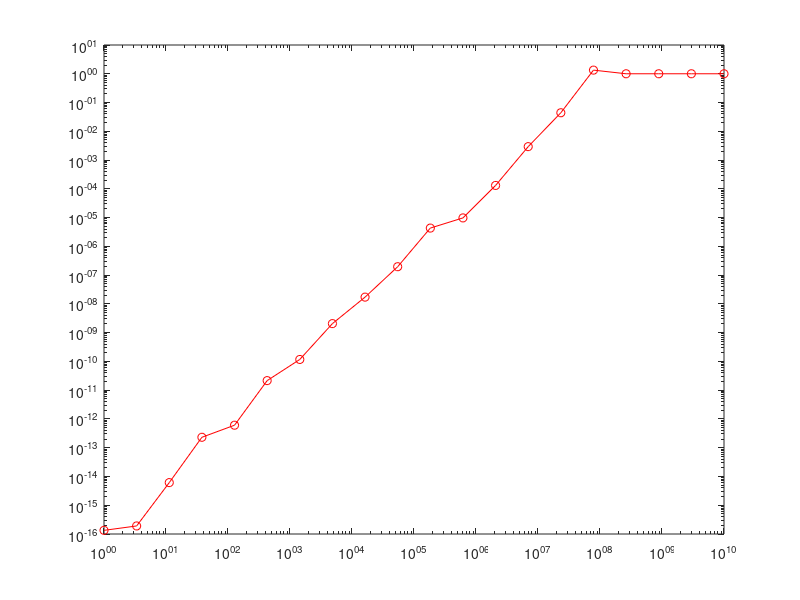

Recreate this plot in MATLAB.
xx = logspace(0, 10,20);
err = zeros(1,length(xx)); %length = lunghezza vettore
for k = 1:length(xx) %sintassi: for variabile=vettore dei valori
    x = xx(k);
    E = 1/(sqrt(x^2+1)+x);
    F = sqrt(x^2+1)-x; 
    err(k) = abs((E-F)/E);
end
loglog(xx,err,'ro-')
